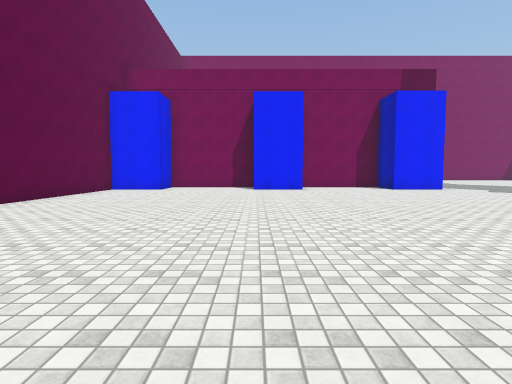
view 1 (above)

24 first-person views from a walk through a 3-D level made in the Unity game engine. The camera is 1.4 m above the floor, tilts 4° down and sees 80° across. The floor is counted in squares, 2 m on a side. Each view is taken from the middle of a square. On the plan, view 1 faces up. The plan holds only what a view shows up to about 10 squares ahead; the rest is blank. The place goes on beyond the plan. The player is left out. Surface patterns are stand-ins for the level's own textures.

view 2
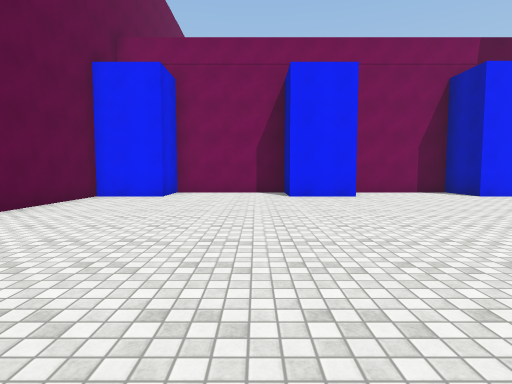

view 3
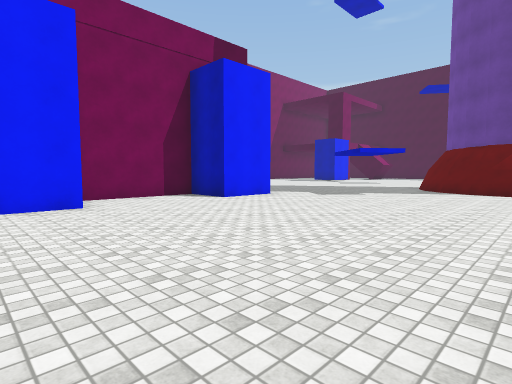

view 4
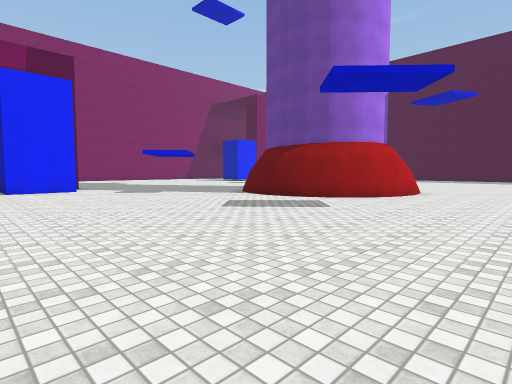

view 5
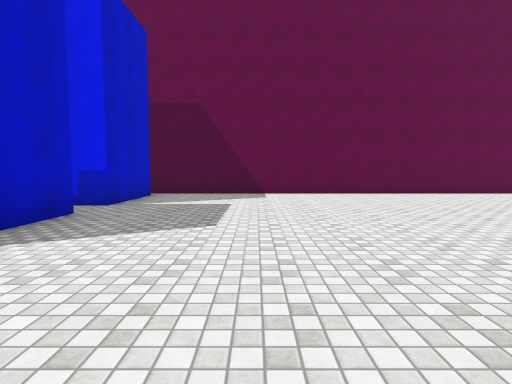

view 6
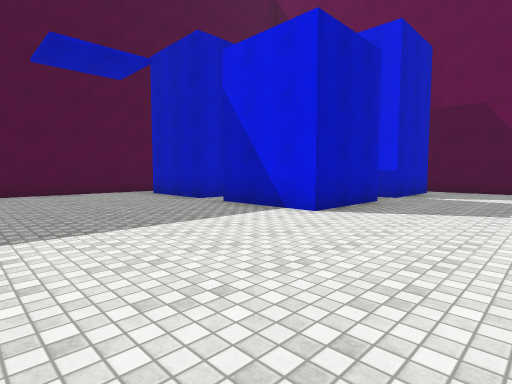

view 7
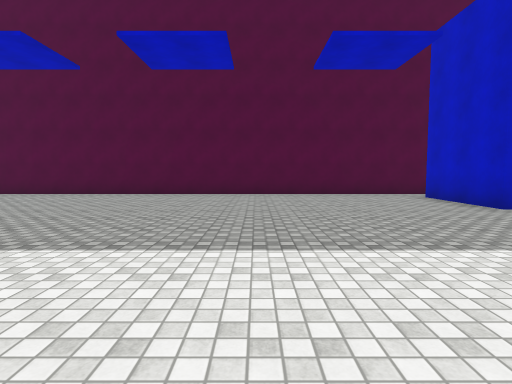

view 8
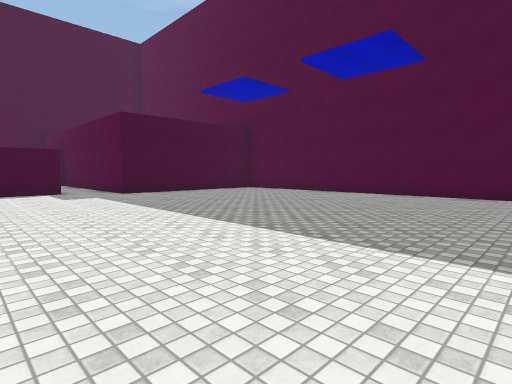

view 9
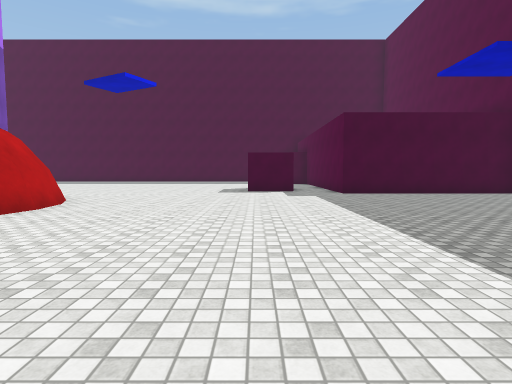

view 10
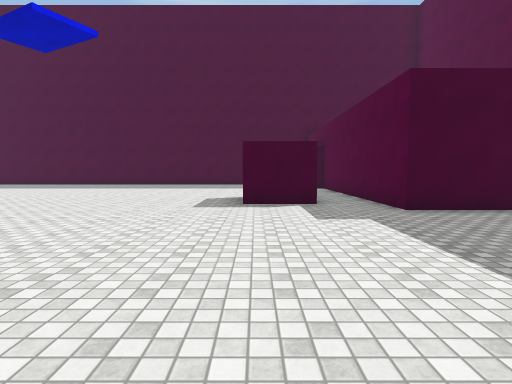

view 11
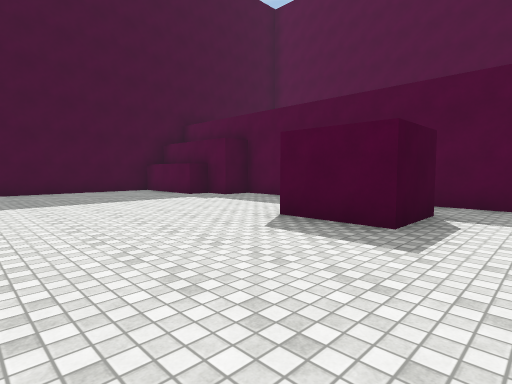

view 12
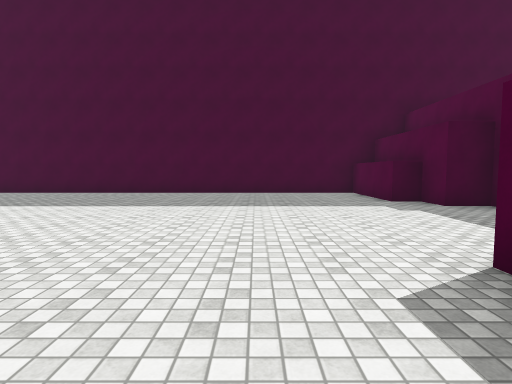

view 13
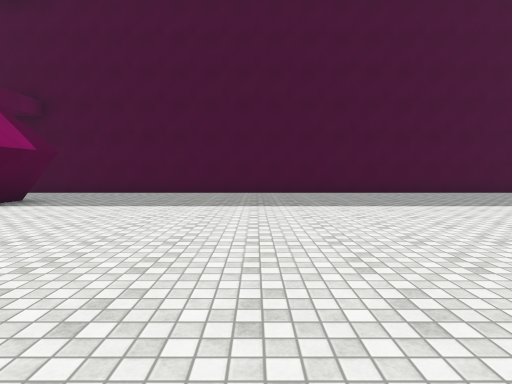

view 14
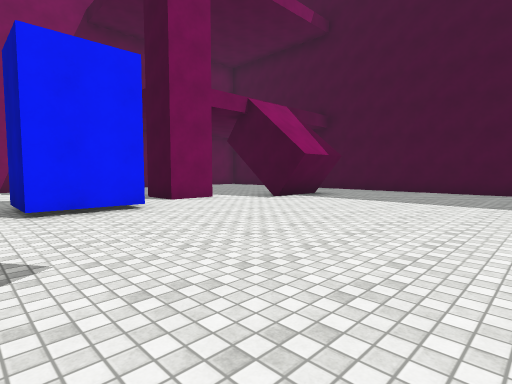

view 15
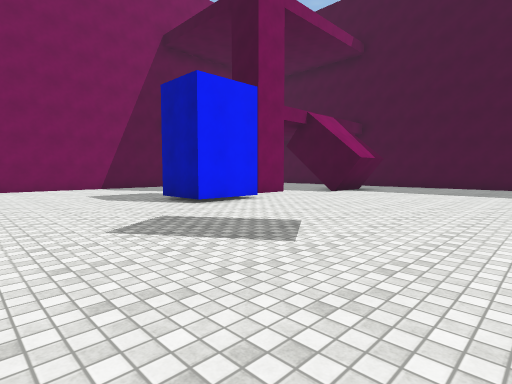

view 16
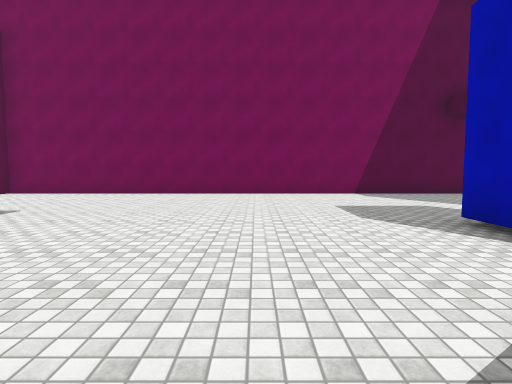

view 17
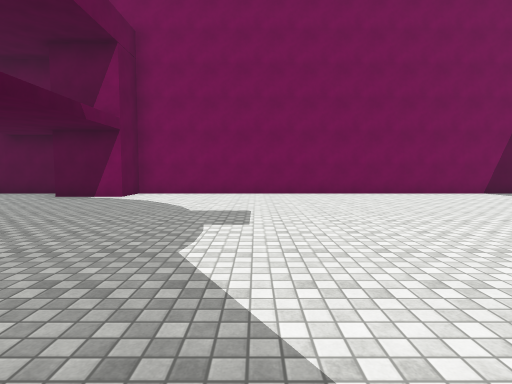

view 18
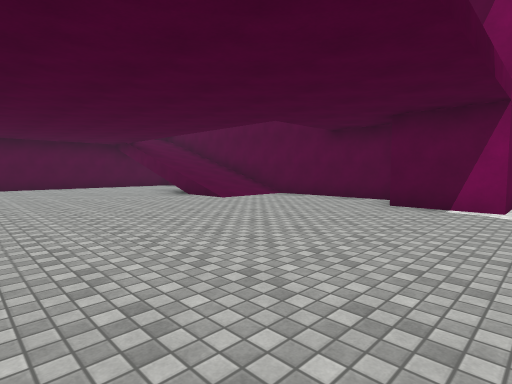

view 19
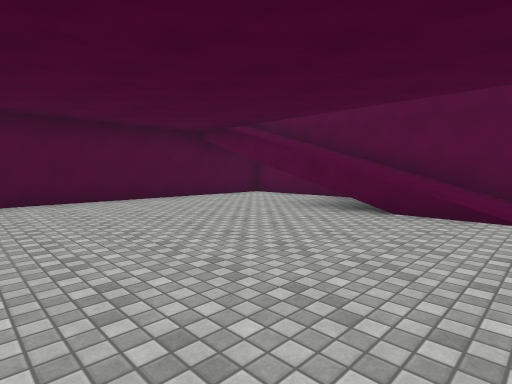

view 20
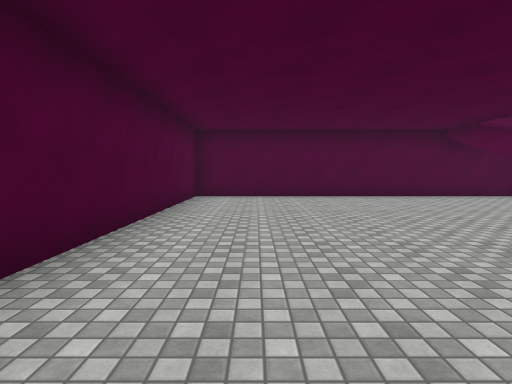

view 21
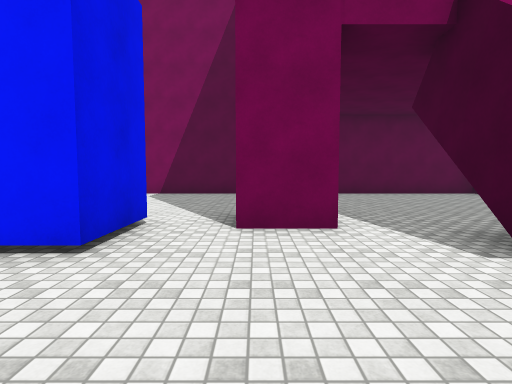

view 22
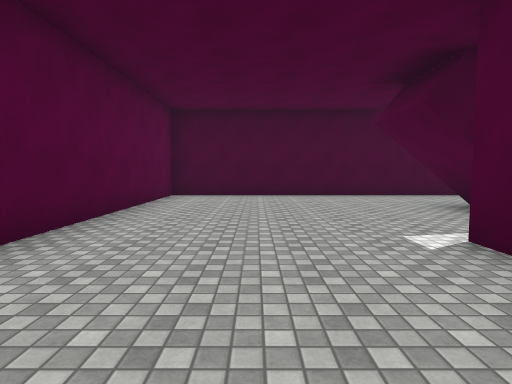

view 23
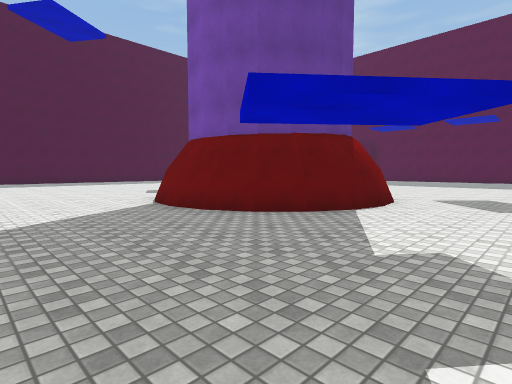

view 24
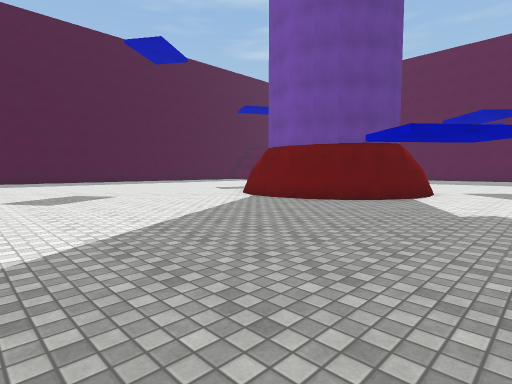

### Floor plan
Points are (right, up) in squares from view 1. A wall is a line through its corners. A room is listed if a view was taken in it or the views show most of it. See-through windows are left out.
Room 1 (views 1, 2, 3, 4, 5, 6, 7, 8, 9, 10, 11, 12, 13, 14, 15, 16, 17, 18, 19, 20, 21, 22, 23, 24)
walls: (11.9, 8.1) (12.6, 8.5) (13.6, 8.6); (11, 5.1) (10.8, 6) (10.9, 6.8); (14.4, 8.6) (15.2, 8.2); (11.1, 4.4) (10.7, 5.2) (10.6, 5.9) (10.7, 6.6) (11.3, 7.7) (11.9, 8.3) (12.6, 8.6) (13.6, 8.8); (7, 11.3) (5.1, 11.3) (5.1, 12.8) (2.1, 12.8); (14.3, 3.4) (13.5, 3.3) (12.6, 3.4); (14.4, 3.2) (13.4, 3.1) (12.7, 3.2) (11.9, 3.6) (11.3, 4.2); (15.1, 3.7) (14.3, 3.3); (1.8, 11.3) (-0.1, 11.3) (-0.1, 12.8) (-3.5, 12.8) (-3.5, 11.3) (-5.3, 11.3) (-5.3, -2.2); (19.6, 17.1) (19.6, 15.5) (17.7, 15.5) (17.7, 17.1); (18.4, -2.4) (18.4, -0.7) (20.2, -0.7); (22, 16.7) (20.8, 16.7) (20.8, 18); (23.3, 15.3) (23.3, 16.8); (21.5, 17.9) (22, 17.9); (1.5, 20) (-2.8, 20); (5.2, 22.4) (-4.8, 22.4); (-1, -2) (1.5, -2) (1.5, -4.5); (25.2, 14.9) (23.3, 14.9); (25.2, 15) (23.3, 15); (1.5, -5.5) (1.5, -8.1); (17.4, -9) (17.4, -3.7) (24, -3.7) (24, -2.8) (24.9, -2.8) (24.9, -2) (27.7, -2) (27.7, 22.4) (7.4, 22.4) (7.4, 21.2) (5.5, 21.2); (-4.6, -2) (-2.1, -2); (0.9, -9.1) (13.6, -9.1); (-5.3, 22) (-5.3, 13.4) (1.1, 13.4)
low walls: (10.7, 6.8) (11, 7.5); (25.2, 15.3) (23.3, 15.3); (25.2, 15.5) (23.5, 15.5)
ways out: opening at (2, -5)

Positions as (right, up) in squares from view 1, and headings:
1: (0, 0), facing up
2: (-1, 3), facing up
3: (0, 5), facing up-right
4: (4, 0), facing up-right
5: (4, 1), facing left
6: (6, 1), facing down-left
7: (6, 0), facing down
8: (8, 0), facing down-right
9: (8, -1), facing right
10: (12, -1), facing right
11: (17, 3), facing down-right
12: (18, 1), facing right
13: (18, 10), facing right
14: (17, 10), facing up-right
15: (14, 10), facing up-right
16: (15, 13), facing up
17: (11, 13), facing up
18: (8, 15), facing up-left
19: (2, 15), facing up-left
20: (3, 15), facing left
21: (21, 13), facing up
22: (19, 20), facing right
23: (8, 12), facing down-right
24: (8, 15), facing down-right
